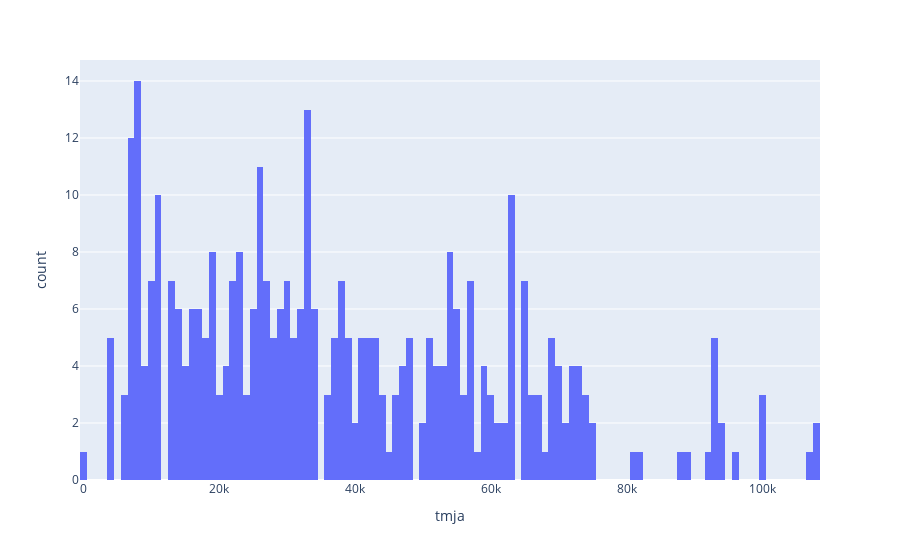

The code cell stored with this chart in its notebook:
### Code cell
fig = px.histogram(tmja_wrs84_bre_clean, x='tmja', nbins=200)
fig.show()

### Figure 1 — Plotly figure (JSON) as saved in the notebook; plotly's stock layout.template omitted (floating-point values rounded to 4 significant figures; data arrays with more than 128 entries replaced by an {"elided": "..."} marker saying what was removed)
{"data": [{"alignmentgroup": "True", "bingroup": "x", "hovertemplate": "tmja=%{x}<br>count=%{y}<extra></extra>", "legendgroup": "", "marker": {"color": "#636efa", "pattern": {"shape": ""}}, "name": "", "nbinsx": 200, "offsetgroup": "", "orientation": "v", "showlegend": false, "type": "histogram", "x": {"elided": "366 float values"}, "xaxis": "x", "yaxis": "y"}], "layout": {"barmode": "relative", "legend": {"tracegroupgap": 0}, "margin": {"t": 60}, "xaxis": {"anchor": "y", "domain": [0, 1], "title": {"text": "tmja"}}, "yaxis": {"anchor": "x", "domain": [0, 1], "title": {"text": "count"}}}}
